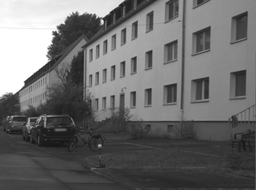
#> input picture road.png, 256 x 190 px, shrunk from 548 x 407 before the run
$ python hw1.py
#> lines starting #> are read from the running program, lines starting #| are printed output that depends on the picture; long printed decimals are rounded
from PIL import Image
import cv2
import copy
import math
from scipy.signal import sepfir2d
import matplotlib.pyplot as plt
import numpy as np
import scipy.stats as st


sobelkernx_base = [
        [-1, 0, 1],
        [-2, 0, 2],
        [-1, 0, 1]
]

sobelkerny_base = [
    [-1, -2, -1],
    [0, 0, 0],
    [1, 2, 1]
]


'''returns a 2d gaussian kernel'''
def gkern(len=5, nsig=1):
    lim = len//2 + (len % 2)/2
    x = np.linspace(-lim, lim, len+1)
    kern1d = np.diff(st.norm.cdf(x))
    kern2d = np.outer(kern1d, kern1d)
    return kern2d/kern2d.sum()

def fix_from_png(img):
    img_fixed = []
    for i in range(0, img.shape[0]):
        img_row = []
        for j in range(0, img.shape[1]):
            img_row.append(img[i][j][0])
        img_fixed.append(img_row)
    return img_fixed

def isDifferent(img1, img2):
    return not img1 == img2

def divFilt(filt, div):
    new_filt = []
    for row in filt:
        new_row = []
        for item in row:
            new_row.append(item/div)
        new_filt.append(new_row)
    return new_filt

def gaussian_filt(img, filt):
    height = len(img)
    width = len(img[0])
    filtered_img = np.zeros((height, width))
    half = math.floor(len(filt)/2)
    for i in range(0, height-1):
        width = len(img[i])
        for j in range(0, width-1):
            for x in range(-half, half):
                for y in range(-half, half):
                    if(i+x > 0 and i+x < height and j+y > 0 and j+y < width):
                        try:
                            new_val = filtered_img[i][j]+filt[x+half][y+half]*img[i+x][j+y]
                            if new_val < -255:
                                new_val = -255
                            if new_val > 255:
                                new_val = 255
                            filtered_img[i][j] = new_val
                        except IndexError:
                            print("ERROR: i = ", i, " j = ", j, " x = ", x+half, " y = ", y+half, " half = ", half)
    return filtered_img

def sobel(img, kernx, kerny):
    rows = len(img)
    col = len(img[0])
    mag = np.zeros((rows, col))
    S1 = np.zeros((rows, col))
    S2 = np.zeros((rows, col))


    for i in range(1, rows-2):
        for j in range(1, col-2):
            S1[i][j] += kernx[0][0]*img[i-1][j-1]
            S2[i][j] += kerny[0][0]*img[i-1][j-1]

            S1[i][j] += kernx[0][1]*img[i-1][j]
            S2[i][j] += kerny[0][1]*img[i-1][j]

            S1[i][j] += kernx[0][2]*img[i-1][j+1]
            S2[i][j] += kerny[0][2]*img[i-1][j+1]

            S1[i][j] += kernx[1][0]*img[i][j-1]
            S2[i][j] += kerny[1][0]*img[i][j-1]

            S1[i][j] += kernx[1][1]*img[i][j]
            S2[i][j] += kerny[1][1]*img[i][j]

            S1[i][j] += kernx[1][2]*img[i][j+1]
            S2[i][j] += kerny[1][2]*img[i][j+1]

            S1[i][j] += kernx[2][0]*img[i+1][j-1]
            S2[i][j] += kerny[2][0]*img[i+1][j-1]

            S1[i][j] += kernx[2][1]*img[i+1][j]
            S2[i][j] += kerny[2][1]*img[i+1][j]

            S1[i][j] += kernx[2][2]*img[i+1][j+1]
            S2[i][j] += kerny[2][2]*img[i+1][j+1]

            mag[i+1][j+1] = math.sqrt(S1[i][j]**2 + S2[i][j]**2)

    return mag


def hessian(img):
    imgnd = np.asarray(img)
    img_grad = np.gradient(img)
    hess = np.empty((imgnd.ndim, imgnd.ndim) + imgnd.shape, dtype=imgnd.dtype)
    for k, grad_k in enumerate(img_grad):
        tmp_grad = np.gradient(grad_k)
        for l, grad_kl in enumerate(tmp_grad):
            hess[k,l,:,:] = grad_kl
    return hess


def percentSame(img1, img2):
    height = len(img1)
    width = len(img1[0])
    div_factor = float(width * height)
    cnt = 0
    for i in range(height):
        for j in range(width) :
            if img1[i][j] == img2[i][j]:
                cnt=cnt+1
    return cnt/div_factor * 100.0

def sobel_fix(sobel):
    for row in sobel:
        for member in row:
            member = abs(member)

'''
    takes in the 4x4 matrix that contains all hessian data
    returns hessian determinant values for each pixel
'''
def hesdet(hes):
    row = len(hes[0][0])
    print(row)
    col = len(hes[0][0][0])
    print(col)
    hesd = np.zeros((row,col))
    for i in range(row):
        for j in range(col):
            try:
                hesd = hes[0][0][i][j]* hes[1][1][i][j]-hes[0][1]*hes[1][0]
            except KeyboardInterrupt:
                print("Oh boy: i = ", i, " j = ", j)
    return hesd


def nonmaxsup(hes):
#    print(np.asarray(hes_g).shape)
    row = len(hes)
    col = len(hes[0])
    output = np.zeros((row, col))
   #print(hes_g[0][34][433]," ",hes_g[1][34][433])
    for i in range(1,row-1):
        for j in range(1,col-1):
            neighbor =  [hes[i-1][j-1], hes[i-1][j], hes[i-1][j+1] ,
                        hes[i][j-1], hes[i][j], hes[i][j+1],
                        hes[i+1][j-1], hes[i+1][j], hes[i+1][j+1]]
            if (max(neighbor) == hes[i][j] and hes[i][j] != 0):
                output[i][j] = 255
    return output

def localize_hess(hes, kern):
    row = len(hes[0][0])
    print(row)
    col = len(hes[0][0][0])
    print(col)
    half = math.floor(len(kern)/2)
    hes_new = np.zeros((len(hes),len(hes[:]),row,col))
    print(kern)
    print(half)
    for i in range(half, row-half):
        for j in range(half, col-half):
            for x in range(-half, half):
                for y in range(-half, half):
                    hes_new[0][0][i][j] += hes[0][0][i+x][j+y]*kern[x+half][y+half]
                    hes_new[0][1][i][j] += hes[0][1][i+x][j+y]*kern[x+half][y+half]
                    hes_new[1][0][i][j] += hes[1][0][i+x][j+y]*kern[x+half][y+half]
                    hes_new[1][1][i][j] += hes[1][1][i+x][j+y]*kern[x+half][y+half]
    return hes_new


def sobel_companion(sobel, thresh=70):
    height = len(sobel)
    width = len(sobel[0])
    for i in range(height):
        for j in range(width):
            if(sobel[i][j] <= thresh):
                new_sobel = 0
            else:
                new_sobel = sobel[i][j]
    return new_sobel


def toImage(img):
    img_arr = np.asarray(img)
    return Image.fromarray(img_arr.astype('uint8'))


img = cv2.imread('road.png')
#> img is the input picture: shape (190, 256, 3); min 20, max 255, mean 107.6

img = fix_from_png(img)
#> after the loop in fix_from_png, `for i in range(0, img.shape[0]):`: img_fixed = 190 items
#> img = 190 items

kernel = gkern()
print(kernel)

img_gauss = gaussian_filt(img, kernel)
#> in gaussian_filt, `height = len(img)`: height = 190
#> in gaussian_filt, `width = len(img[0])`: width = 256
#> after the loop in gaussian_filt, `for i in range(0, height-1):`:
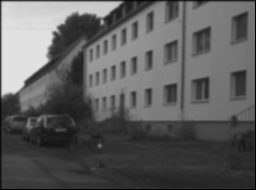
#> filtered_img: shape (190, 256) float64; min 0, max 224.7, mean 92.8

img_arr = np.asarray(img)
img_gauss_arr = np.asarray(img_gauss)

ime = Image.fromarray(img_arr)
ime_guass = Image.fromarray(img_gauss_arr)

ime.show()
ime_guass.show()

sobelkernx = sobelkernx_base#divFilt(sobelkernx_base, 1.0)
sobelkerny = sobelkerny_base# divFilt(sobelkerny_base, 1.0)

print(sobelkernx)
print(sobelkerny)

sobelimg = sobel(img_gauss, sobelkernx, sobelkerny)
#> in sobel, `rows = len(img)`: rows = 190
#> in sobel, `col = len(img[0])`: col = 256
#> after the loop in sobel, `for i in range(1, rows-2):`:
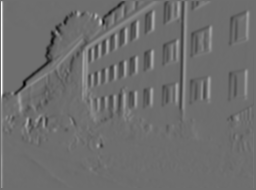
#> S1: shape (190, 256) float64; min -461.2, max 605.6, mean 0.6; drawn with min black and max white
#> after the loop in sobel, `for i in range(1, rows-2):`:
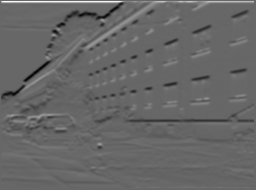
#> S2: shape (190, 256) float64; min -398.8, max 584.3, mean -0.8; drawn with min black and max white
#> after the loop in sobel, `for i in range(1, rows-2):`:
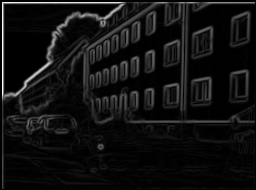
#> mag: shape (190, 256) float64; min 0, max 605.6, mean 41.4; drawn with min black and max white

toImage(sobelimg).show()
#> in toImage, `return Image.fromarray(img_arr.astype('uint8'))`:
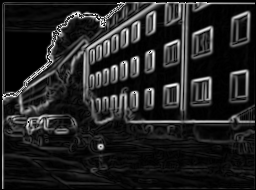
#> returned value: PIL image 256x190 L; min 0, max 255, mean 35

hes = hessian(sobelimg)
#> in hessian, `img_grad = np.gradient(img)`: img_grad = 2 items
#> the loop in hessian, `for k, grad_k in enumerate(img_grad):` made 2 passes
print(hes)
#> (printed output is left out)
print(hes.shape)
#| (2, 2, 190, 256)

hesl=localize_hess(hes, gkern(len=3))
#> in localize_hess, `row = len(hes[0][0])`: row = 190
#| 190
#> in localize_hess, `col = len(hes[0][0][0])`: col = 256
#| 256
#> in localize_hess, `half = math.floor(len(kern)/2)`: half = 1
#| [[0.07785 0.1233 0.07785]
#|  [0.1233 0.1953 0.1233]
#|  [0.07785 0.1233 0.07785]]
#| 1

print(hesl.shape)
#| (2, 2, 190, 256)

hesd = hesdet(hesl)
#> in hesdet, `row = len(hes[0][0])`: row = 190
#| 190
#> in hesdet, `col = len(hes[0][0][0])`: col = 256
#| 256
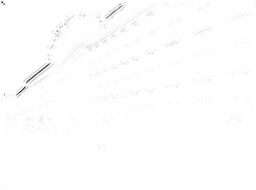
#> hesd: shape (190, 256) float64; min -3680.6, max 0, mean -17.49; drawn with min black and max white


hesdcop = copy.deepcopy(hesd)
print(hesd)
#> (printed output is left out)
print(hesd.shape)
#| (190, 256)
#   thresh = float(input("Please input threshold value: "))
thresh = 12.6
super_threshold_indices = abs(hesd) < thresh
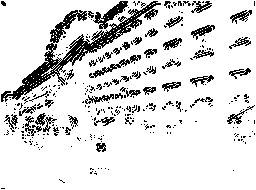
#> super_threshold_indices: shape (190, 256) bool; 86.2% white; black in thin lines or dots
hesd[super_threshold_indices] = 0
super_threshold_indices = abs(hesd) > 0
#> super_threshold_indices: shape (190, 256) bool; 13.8% white in thin lines or dots
hesd[super_threshold_indices] = 255
#> hesd: shape (190, 256) float64; 13.8% white in thin lines or dots
#    toImage(hesd).show()
hesg = nonmaxsup(hesd)
#> in nonmaxsup, `row = len(hes)`: row = 190
#> in nonmaxsup, `col = len(hes[0])`: col = 256
#    print(hesg)
toImage(hesg).show()
#> in toImage (call 2), `return Image.fromarray(img_arr.astype('uint8'))`: returned value: PIL image 256x190 L; 13.8% white in thin lines or dots
hesd = copy.deepcopy(hesdcop)


# [10 lines of commented-out code are left out]
